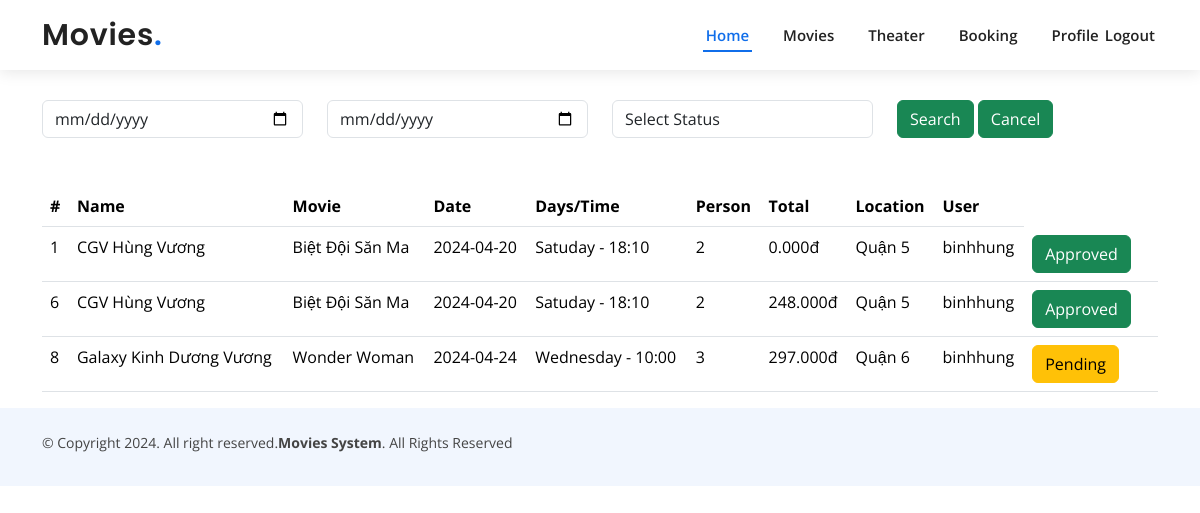
Page /viewuserbooking.php (signed in) on the committed database.
### tables this page shows
CREATE TABLE `booking` (
  `bookingid` int(11) NOT NULL,
  `theaterid` int(11) NOT NULL,
  `bookingdate` date NOT NULL,
  `person` varchar(50) NOT NULL,
  `userid` int(11) NOT NULL,
  `status` tinyint(1) NOT NULL,
  `totalprice` bigint(11) NOT NULL
);

CREATE TABLE `theater` (
  `theaterid` int(11) NOT NULL,
  `theater_name` varchar(100) NOT NULL,
  `movieid` int(50) NOT NULL,
  `timing` varchar(50) NOT NULL,
  `days` varchar(50) NOT NULL,
  `date` date NOT NULL,
  `price` int(11) NOT NULL,
  `location` varchar(50) NOT NULL
);

CREATE TABLE `movies` (
  `movieid` int(11) NOT NULL,
  `title` varchar(50) NOT NULL,
  `description` varchar(100) NOT NULL,
  `releasedate` date NOT NULL,
  `rating` varchar(50) NOT NULL,
  `image` varchar(1000) NOT NULL,
  `trailer` varchar(1000) NOT NULL,
  `movie` varchar(10000) NOT NULL,
  `catid` int(11) NOT NULL
);

CREATE TABLE `users` (
  `userid` int(11) NOT NULL,
  `name` varchar(50) NOT NULL,
  `email` varchar(50) NOT NULL,
  `password` varchar(50) NOT NULL,
  `roteype` int(11) NOT NULL
);

### viewuserbooking.php (the view, shortened to what this page needs)
<?php
include('connect.php');
?>
<!DOCTYPE html>
<html lang="en">
<head>
</head>
<body>
<?php include('header.php') ?>
<div class="container" style="margin-top:100px!important;">
  <form action="viewuserbooking.php" method="post">
    <div class="row">
      <div class="col-lg-3">
        <input type="date" name="start" class="form-control">
      </div>
      <div class="col-lg-3">
        <input type="date" name="end" class="form-control">
      </div>
      <div class="col-lg-3">
         <select name="status" id="" class="form-control">
          <option value="">Select Status</option>
         </select>
      </div>
      <div class="col-lg-3">
        <input type="submit" name="btnsearch" value="Search" class="btn btn-success">
        <input type="submit" name="btncancel" value="Cancel" class="btn btn-success">
      </div>
    </div>
  </form>
</div>
<div class="container">
<div class="row mt-5">
  <div class="col-lg-12">
     <table class="table">
      <tr>
        <th>#</th>
        <th>Name</th>
        <th>Movie</th>
        <th>Date</th>
        <th>Days/Time</th>
        <th>Person</th>
        <th>Total</th>
        <th>Location</th>
        <th>User</th>
      </tr>
      <?php
      if(isset($_POST['btnsearch'])){
        $start  = $_POST['start'];
        $end    = $_POST['end'];
        $status = $_POST['status'];
        $total_sale = 0;
        $uid = $_SESSION['uid'];
        $sql = "SELECT booking.bookingid, booking.person, booking.bookingdate, booking.person, theater.theater_name, theater.timing, theater.days, booking.totalprice, theater.location, movies.title,  categories.catname, users.name as 'username',
        booking.status
        from booking
        inner join theater on theater.theaterid = booking.theaterid
        inner join users on users.userid = booking.userid
        inner join movies on movies.movieid = theater.movieid
        inner join categories on categories.catid = movies.catid
        where booking.bookingdate between '$start' AND '$end' and booking.status = '$status' and booking.userid = '$uid'";
        $res  = mysqli_query($con, $sql);
        if(mysqli_num_rows($res) > 0){
          while($data = mysqli_fetch_array($res)){
            $total_sale = $total_sale + $data['totalprice'];
            ?>
          <tr>
          <td><?= $data['bookingid'] ?></td>
            <td><?= $data['theater_name'] ?></td>
            <td><?= $data['title'] ?></td>
            <td><?= $data['bookingdate'] ?></td>
            <td><?= $data['days'] ?> - <?= $data['timing'] ?></td>
            <td><?= $data['person'] ?></td>
            <td><?= $data['totalprice'] ?>.000đ</td>
            <td><?= $data['location'] ?></td>
            <td><?= $data['username'] ?></td>
          </tr>
            <?php
          }
            echo "<tr> <td>Total Sale: <strong> ".$total_sale.".000đ</strong></td> </tr>";
        }
      }else{
      $uid = $_SESSION['uid'];
      $sql = "SELECT booking.bookingid, booking.bookingdate, booking.person, theater.theater_name, theater.timing, theater.days, booking.totalprice, theater.location, movies.title,  categories.catname, users.name as 'username',
      booking.status
      from booking
      inner join theater on theater.theaterid = booking.theaterid
      inner join users on users.userid = booking.userid
      inner join movies on movies.movieid = theater.movieid
      inner join categories on categories.catid = movies.catid
      where booking.userid = '$uid'";
      $res  = mysqli_query($con, $sql);
      if(mysqli_num_rows($res) > 0){
        while($data = mysqli_fetch_array($res)){
          ?>
          <tr>
          <td><?= $data['bookingid'] ?></td>
            <td><?= $data['theater_name'] ?></td>
            <td><?= $data['title'] ?></td>
            <td><?= $data['bookingdate'] ?></td>
            <td><?= $data['days'] ?> - <?= $data['timing'] ?></td>
            <td><?= $data['person'] ?></td>
            <td><?= $data['totalprice'] ?>.000đ</td>
            <td><?= $data['location'] ?></td>
            <td><?= $data['username'] ?></td>
            <td>
              <?php
              if($data['status'] == 0){
                echo "<a href='#' class='btn btn-warning' > Pending </a>";
              }else{
                echo "<a href='#' class='btn btn-success' > Approved </a>";
              }
              ?>
            </td>
            <td>
          </td>
          </tr>
       <?php
        }
      }else{
        echo 'no booking found';
      }
    }
      ?>
     </table>
  </div>
</div>
</div>
<?php include('footer.php')  ?>
</body>
</html>

### assets/css/style.css (style rules this page uses)
body { font-family: "Open Sans", sans-serif; color: #444444; }
a { color: #106eea; text-decoration: none; }
.scrolled-offset { margin-top: 70px; }

### rows in the picture
booking: bookingid "1", theaterid.theater_name "CGV Hùng Vương", movies.title "Biệt Đội Săn Ma", bookingdate "2024-04-20", theaterid.days "Satuday", theaterid.timing "18:10", person "2", totalprice "0", theaterid.location "Quận 5", userid.name "binhhung", status "Approved"
booking: bookingid "6", theaterid.theater_name "CGV Hùng Vương", movies.title "Biệt Đội Săn Ma", bookingdate "2024-04-20", theaterid.days "Satuday", theaterid.timing "18:10", person "2", totalprice "248", theaterid.location "Quận 5", userid.name "binhhung", status "Approved"
booking: bookingid "8", theaterid.theater_name "Galaxy Kinh Dương Vương", movies.title "Wonder Woman", bookingdate "2024-04-24", theaterid.days "Wednesday", theaterid.timing "10:00", person "3", totalprice "297", theaterid.location "Quận 6", userid.name "binhhung", status "Pending"
